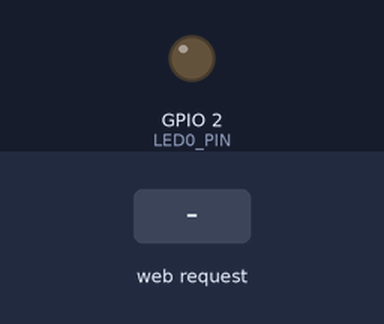
A sketch run on a simulated ESP32. Shown: output pins drawn as LEDs (lit = HIGH). The test bench sets the inputs (shaded band). What the sketch prints to the serial monitor is not drawn.

Above: at 1.3 s.
1.4 s: HTTP request GET /toggle received
At 2.8 s:
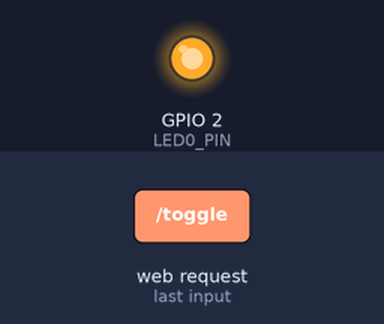
Timing chart, 0 to 4.4 s (numbered marks = the images above; inputs shaded):
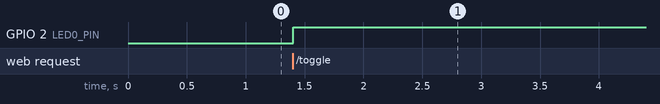

Measured:
- after the input at 1.4 s, GPIO 2 (LED0_PIN): LOW → HIGH at once

The sketch:

esp32_ap_wifi.ino
```cpp
/*********
  Adapted from Rui Santos - Random Nerd Tutorials
  Modified: Control LED0 (GPIO 2) with Toggle Switch (slider style)
*********/

#include <WiFi.h>

// AP credentials
const char* ssid     = "ESP32-WebServer";
const char* password = "123456789";

// Web server port
WiFiServer server(80);

// Variable to store the HTTP request
String header;

// Current LED state
bool ledState = false;  // false = OFF, true = ON

// GPIO for LED0
const int LED0_PIN = 2;

void setup() {
  Serial.begin(115200);
  delay(100);
  Serial.println("\nStarting ESP32 Web Server with Toggle Switch (AP mode)...");

  // Initialize LED pin (active HIGH)
  pinMode(LED0_PIN, OUTPUT);
  digitalWrite(LED0_PIN, LOW);

  // Set WiFi mode to Access Point
  WiFi.mode(WIFI_AP);

  // Start Access Point
  Serial.print("Setting AP…");
  WiFi.softAP(ssid, password);

  IPAddress IP = WiFi.softAPIP();
  Serial.print("AP IP address: ");
  Serial.println(IP);

  server.begin();
  Serial.println("Web server started.");
  Serial.printf("Connect to SSID: %s\n", ssid);
  Serial.printf("Password : %s\n", password);
  Serial.println("Open browser → http://192.168.4.1");
}

void loop() {
  WiFiClient client = server.available();

  if (client) {
    Serial.println("New Client.");
    String currentLine = "";
    header = "";

    while (client.connected()) {
      if (client.available()) {
        char c = client.read();
        Serial.write(c);
        header += c;

        if (c == '\n') {
          if (currentLine.length() == 0) {
            // Handle toggle request
            if (header.indexOf("GET /toggle") >= 0) {
              ledState = !ledState;  // สลับสถานะ
              digitalWrite(LED0_PIN, ledState ? HIGH : LOW);
              Serial.println("LED0 toggled → " + String(ledState ? "ON" : "OFF"));
            }

            // HTTP headers
            client.println("HTTP/1.1 200 OK");
            client.println("Content-type:text/html");
            client.println("Connection: close");
            client.println();

            // HTML + CSS Toggle Switch
            client.println("<!DOCTYPE html><html>");
            client.println("<head><meta name=\"viewport\" content=\"width=device-width, initial-scale=1\">");
            client.println("<title>ESP32 LED Control</title>");
            client.println("<style>");
            client.println("body { font-family: Arial, sans-serif; text-align: center; padding: 50px; background: #f4f4f9; }");
            client.println("h1 { color: #333; }");
            client.println(".status { font-size: 1.5em; margin: 20px; font-weight: bold; color: #555; }");
            client.println(".switch { position: relative; display: inline-block; width: 120px; height: 68px; }");
            client.println(".switch input { opacity: 0; width: 0; height: 0; }");
            client.println(".slider { position: absolute; cursor: pointer; top: 0; left: 0; right: 0; bottom: 0; ");
            client.println("background-color: #ccc; transition: .4s; border-radius: 34px; }");
            client.println(".slider:before { position: absolute; content: \"\"; height: 52px; width: 52px; ");
            client.println("left: 8px; bottom: 8px; background-color: white; transition: .4s; border-radius: 50%; }");
            client.println("input:checked + .slider { background-color: #2196F3; }");
            client.println("input:checked + .slider:before { transform: translateX(52px); }");
            client.println("</style></head>");

            client.println("<body><h1>ESP32 LED0 Control</h1>");

            client.println("<p class=\"status\">LED0: " + String(ledState ? "<span style=\"color:#28a745;\">ON</span>" : "<span style=\"color:#dc3545;\">OFF</span>") + "</p>");

            // Toggle Switch
            client.println("<label class=\"switch\">");
            client.print("<input type=\"checkbox\" " + String(ledState ? "checked" : "") + " onchange=\"location.href='/toggle'\">");
            client.println("<span class=\"slider\"></span>");
            client.println("</label>");

            client.println("<p style=\"margin-top: 30px; color: #777;\">Slide to toggle LED0 (GPIO 2)</p>");

            client.println("</body></html>");

            client.println();
            break;
          } else {
            currentLine = "";
          }
        } else if (c != '\r') {
          currentLine += c;
        }
      }
    }

    header = "";
    client.stop();
    Serial.println("Client disconnected.");
    Serial.println("");
  }
}
```
